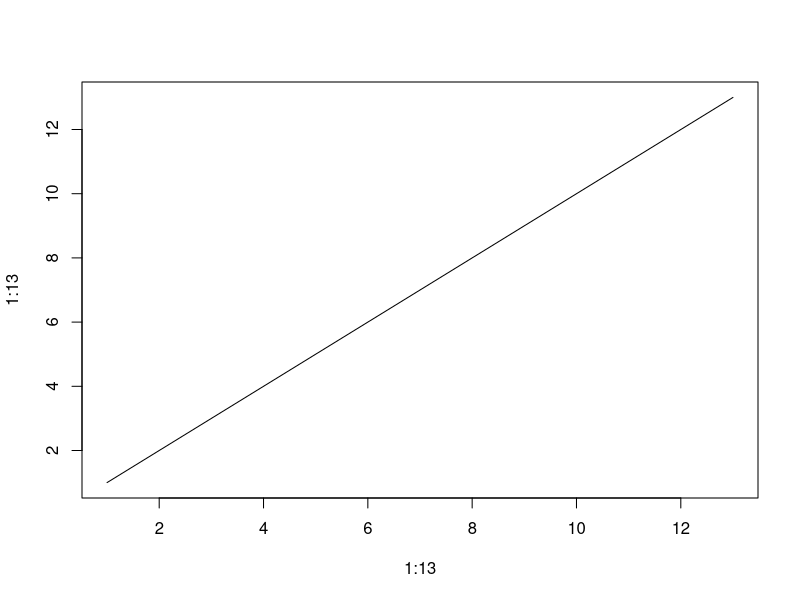

This figure's R source:
## ---- chunk 1
knitr::opts_chunk$set(echo = TRUE)
## ---- chunk 2
plot(1:13, 1:13, type = "l")
